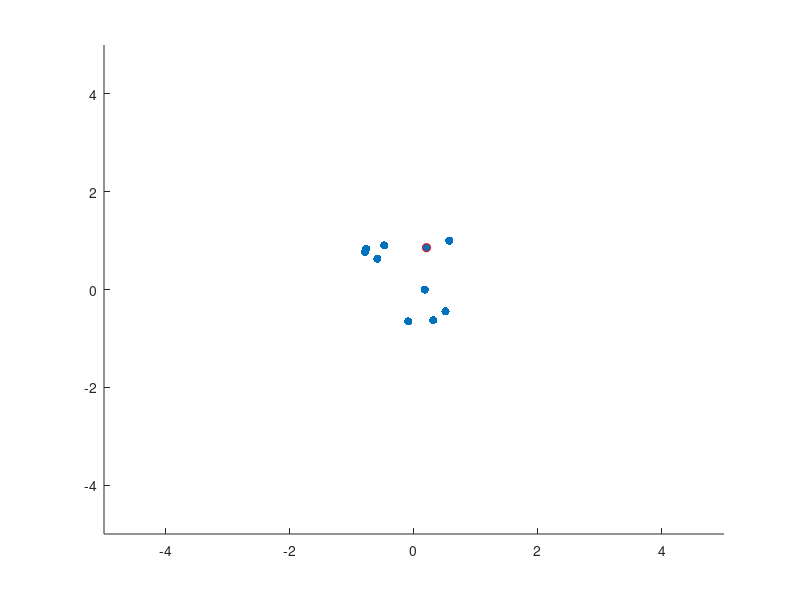

MATLAB code to generate this figure: (Note: this script raises an error after producing the figure.)
N = 10;  % Number of points
M = 15;  % Number of edges
X0 = 2 * rand(N,2) - 1;
E = zeros(N-1, 2);

perm = randperm(N);
for i = 2:N
    E(i-1, :) = [perm(i-1), perm(i)];
end

fixed_point = [perm(1)];

while size(E, 1) < M
    node1 = randi(N);
    node2 = randi(N);
    if node1 == node2
        continue; 
    end
    if any((E(:,1)==node1 & E(:,2)==node2) | (E(:,1)==node2 & E(:,2)==node1))
        continue; 
    end
    E(end+1, :) = [node1, node2];
end

% Construct constraints functions
Distance = zeros(size(E, 1),1);
for i = 1:size(E, 1)
    n1 = E(i, 1);
    n2 = E(i, 2);
    Distance(i) =  sqrt((X0(n1,1) - X0(n2,1))^2 + (X0(n1,2) - X0(n2,2))^2);
end

C = cell(size(E, 1),1);
for i = 1:size(E, 1)
    n1 = E(i, 1);
    n2 = E(i, 2);
    C{i} = @(X) (X(n1,1) - X(n2,1))^2 + (X(n1,2) - X(n2,2))^2 - Distance(i)^2;
end

DCDX = cell(size(E, 1),1);
for i = 1:size(E, 1)
    n1 = E(i, 1);
    n2 = E(i, 2);

    n1 = n1 * 2 - 1;
    m1 = n1 + 1;
    n2 = n2 * 2 - 1;
    m2 = n2 + 1;
    % X is flattened 2Nx1 array
    if n1 < n2
        DCDX{i} = @(X) [zeros(1, n1-1), 2*(X(n1) - X(n2)), 2*(X(m1) - X(m2)), zeros(1, n2-n1-2), -2*(X(n1) - X(n2)), -2*(X(m1) - X(m2)), zeros(1, length(X)-n2-1)];
    else
        DCDX{i} = @(X) [zeros(1, n2-1), -2*(X(n1) - X(n2)), -2*(X(m1) - X(m2)), zeros(1, n1-n2-2), 2*(X(n1) - X(n2)), 2*(X(m1) - X(m2)), zeros(1, length(X)-n1-1)];
    end
end

Nt = 1000;
dt = 0.01;

X = zeros(N,2,Nt);
X(:,:,1) = X0;

V = zeros(N, 2);
g = [0 -9.8];

% Simulation loop
for t = 1 : Nt - 1
    V = V + g * dt;
    X_in = X(:,:,t) + V * dt;
    for i = 1 : 10 % number of constraints solve step
        X_in(fixed_point,:) = X0(fixed_point,:);
        for k = 1 : size(C,1)
            Ck = C{k}(X_in);
            X_in_flatten = reshape(X_in', 1, []);
            DCDXk = DCDX{k}(X_in_flatten);
            X_in_flatten = X_in_flatten - Ck / (DCDXk * DCDXk') * DCDXk; 
            X_in = reshape(X_in_flatten, 2, N)';
        end
    end
    X(:,:,t+1) = X_in;
    V = (X(:,:,t+1) - X(:,:,t))/dt;
end

f1 = figure(1);
h1 = scatter(X0(:,1),X0(:,2),'filled','b');
axis([-5 5 -5 5]);
hold on;
scatter(X0(fixed_point,1),X0(fixed_point,2),'r');
hold on;
h_edges = gobjects(size(edges, 1), 1);
for i = 1:size(E, 1)
    n1 = E(i, 1);
    n2 = E(i, 2);
    h_edges(i) = plot([X0(n1,1), X0(n2,1)], [X0(n1,2), X0(n2,2)], 'g-', 'LineWidth', 1.0);
    hold on;
end

%input("wait for any input");
for i = 1 : Nt
    if ~isvalid(f1)
        break;
    end
    title("frame",i);
    X_now = X(:,:,i);
    h1.XData = X_now(:,1);
    h1.YData = X_now(:,2);
    for j = 1:size(E, 1)
        n1 = E(j, 1);
        n2 = E(j, 2);
        h_edges(j).XData = [X_now(n1,1), X_now(n2,1)];
        h_edges(j).YData = [X_now(n1,2), X_now(n2,2)];
    end
    pause(dt);
end